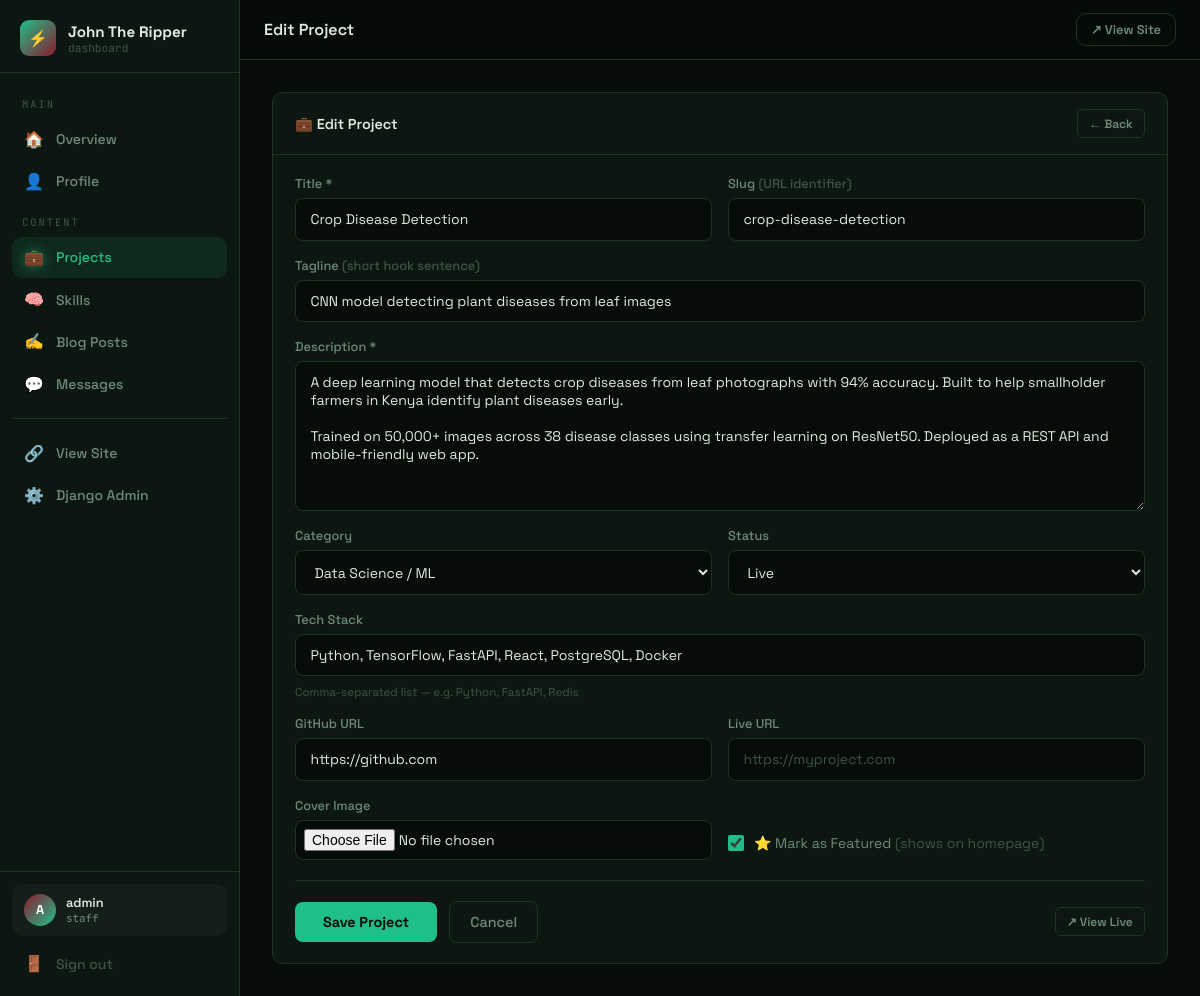
The app's page /dashboard/projects/2/edit/ (signed in) with its own data.
### core/models.py (models this page shows, shortened)
class Profile(models.Model):
    name = models.CharField(max_length=100, default="Your Name")
    tagline = models.CharField(max_length=200, default="Full Stack Developer | Data Scientist")
    bio = models.TextField(default="")
    avatar = models.ImageField(upload_to='profile/', blank=True, null=True)
    resume = models.FileField(upload_to='resume/', blank=True, null=True)
    github = models.URLField(blank=True)
    linkedin = models.URLField(blank=True)
    twitter = models.URLField(blank=True)
    email = models.EmailField(blank=True)
    location = models.CharField(max_length=100, blank=True, default="Nairobi, Kenya")
    years_experience = models.IntegerField(default=0)
    projects_count = models.IntegerField(default=0)
    clients_count = models.IntegerField(default=0)
    class Meta:
        verbose_name = "Profile"

class Project(models.Model):
    STATUS_CHOICES = [
        ('live', 'Live'),
        ('in_progress', 'In Progress'),
        ('archived', 'Archived'),
    ]
    CATEGORY_CHOICES = [
        ('fullstack', 'Full Stack'),
        ('frontend', 'Frontend'),
        ('backend', 'Backend'),
        ('data', 'Data Science / ML'),
        ('mobile', 'Mobile'),
        ('other', 'Other'),
    ]
    title = models.CharField(max_length=200)
    slug = models.SlugField(unique=True)
    tagline = models.CharField(max_length=300, blank=True)
    description = models.TextField()
    category = models.CharField(max_length=20, choices=CATEGORY_CHOICES, default='fullstack')
    status = models.CharField(max_length=20, choices=STATUS_CHOICES, default='live')
    tech_stack = models.CharField(max_length=500, blank=True, help_text="Comma-separated: Django, React, PostgreSQL")
    image = models.ImageField(upload_to='projects/', blank=True, null=True)
    github_url = models.URLField(blank=True)
    live_url = models.URLField(blank=True)
    featured = models.BooleanField(default=False)
    created_at = models.DateTimeField(default=timezone.now)
    updated_at = models.DateTimeField(auto_now=True)
    class Meta:
        ordering = ['-featured', '-created_at']

### core/dashboard_views.py (the view)
    def wrapper(request, *args, **kwargs):
        if not request.user.is_authenticated:
            return redirect(f'/dashboard/login/?next={request.path}')
        if not request.user.is_staff:
            return redirect('/')
        return view_func(request, *args, **kwargs)

### core/forms.py
class ProjectForm(forms.ModelForm):
    class Meta:
        model = Project
        fields = [
            'title', 'slug', 'tagline', 'description', 'category',
            'status', 'tech_stack', 'image', 'github_url', 'live_url',
            'featured',
        ]
        widgets = {
            'description': forms.Textarea(attrs={'rows': 6}),
            'tagline': forms.TextInput(),
            'tech_stack': forms.TextInput(attrs={'placeholder': 'Django, React, PostgreSQL'}),
        }

### core/context_processors.py (called while the page is built)
def site_profile(request):
    profile = Profile.objects.first()
    return {'site_profile': profile}

### core/dashboard_views.py (called while the page is built)
def _staff_required(view_func):
    def wrapper(request, *args, **kwargs):
        if not request.user.is_authenticated:
            return redirect(f'/dashboard/login/?next={request.path}')
        if not request.user.is_staff:
            return redirect('/')
        return view_func(request, *args, **kwargs)
    wrapper.__name__ = view_func.__name__
    return wrapper

def _dash_context(request, **extra):
    unread = ContactMessage.objects.filter(read=False).count()
    ctx = {'unread_count': unread}
    ctx.update(extra)
    return ctx

@_staff_required
def dashboard_project_edit(request, pk):
    project = get_object_or_404(Project, pk=pk)
    form = ProjectForm(request.POST or None, request.FILES or None, instance=project)
    if request.method == 'POST' and form.is_valid():
        form.save()
        messages.success(request, f'Project "{project.title}" updated.')
        return redirect('dashboard_projects')
    ctx = _dash_context(request, form=form, action='Edit', project=project)
    return render(request, 'core/dashboard/project_form.html', ctx)

### core/templates/core/dashboard/project_form.html (shortened to what this page needs)
{% extends 'core/dashboard/base.html' %}
{% block page_title %}{{ action }} Project{% endblock %}
{% block nav_projects %}active{% endblock %}
{% block content %}
<div class="dash-card" style="max-width:900px">
  <div class="dash-card-header">
    <span class="dash-card-title">💼 {{ action }} Project</span>
    <a href="{% url 'dashboard_projects' %}" class="action-btn">← Back</a>
  </div>
  <div class="dash-card-body">
    <form method="POST" enctype="multipart/form-data" novalidate>
      <div class="form-grid">
        <div class="field-group">
          <label class="field-label">Title *</label>
          <input type="text" name="title" value="{{ form.title.value|default:'' }}" class="field-input"
            placeholder="My Awesome Project" required id="titleInput">
        </div>
        <div class="field-group">
          <label class="field-label">Slug <span style="color:var(--text-dim)">(URL identifier)</span></label>
          <input type="text" name="slug" id="slugInput" value="{{ form.slug.value|default:'' }}" class="field-input"
            placeholder="my-awesome-project">
        </div>
        <div class="field-group form-full">
          <label class="field-label">Tagline <span style="color:var(--text-dim)">(short hook sentence)</span></label>
          <input type="text" name="tagline" value="{{ form.tagline.value|default:'' }}" class="field-input"
            placeholder="A one-liner that grabs attention">
        </div>
        <div class="field-group form-full">
          <label class="field-label">Description *</label>
          <textarea name="description" class="field-input" rows="7"
            placeholder="Describe the project in detail...">{{ form.description.value|default:'' }}</textarea>
        </div>
        <div class="field-group">
          <label class="field-label">Category</label>
          <select name="category" class="field-input">
            {% for val, label in form.fields.category.choices %}
            <option value="{{ val }}" {% if form.category.value == val %}selected{% endif %}>{{ label }}</option>
            {% endfor %}
          </select>
        </div>
        <div class="field-group">
          <label class="field-label">Status</label>
          <select name="status" class="field-input">
            {% for val, label in form.fields.status.choices %}
            <option value="{{ val }}" {% if form.status.value == val %}selected{% endif %}>{{ label }}</option>
            {% endfor %}
          </select>
        </div>
        <div class="field-group form-full">
          <label class="field-label">Tech Stack</label>
          <input type="text" name="tech_stack" value="{{ form.tech_stack.value|default:'' }}" class="field-input"
            placeholder="Django, React, PostgreSQL, Docker">
          <p class="field-hint">Comma-separated list — e.g. Python, FastAPI, Redis</p>
        </div>
        <div class="field-group">
          <label class="field-label">GitHub URL</label>
          <input type="url" name="github_url" value="{{ form.github_url.value|default:'' }}" class="field-input"
            placeholder="https://github.com/you/project">
        </div>
        <div class="field-group">
          <label class="field-label">Live URL</label>
          <input type="url" name="live_url" value="{{ form.live_url.value|default:'' }}" class="field-input"
            placeholder="https://myproject.com">
        </div>
        <div class="field-group">
          <label class="field-label">Cover Image</label>
          <input type="file" name="image" class="field-input" accept="image/*" style="padding:0.5rem">
        </div>
        <div class="field-group" style="align-self:end">
          <label class="field-check">
            <input type="checkbox" name="featured" {% if form.featured.value %}checked{% endif %}>
            <span>⭐ Mark as Featured <span style="color:var(--text-dim)">(shows on homepage)</span></span>
          </label>
        </div>
      </div>
      <div class="form-actions">
        <button type="submit" class="btn-save">Save Project</button>
        <a href="{% url 'dashboard_projects' %}" class="btn-cancel">Cancel</a>
        {% if project %}
        <a href="/projects/{{ project.slug }}/" target="_blank" class="action-btn" style="margin-left:auto">↗ View Live</a>
        {% endif %}
      </div>
    </form>
  </div>
</div>
{% endblock %}

### core/templates/core/dashboard/base.html (shortened to what this page needs)
<!DOCTYPE html>
<html lang="en">
<head>
  {% load static %}
</head>
<body>
<div class="dash-layout">
  <aside class="dash-sidebar" id="dashSidebar">
    <div class="sidebar-brand">
      <div class="sidebar-brand-icon">⚡</div>
      <div class="sidebar-brand-text">
        <div class="sidebar-brand-name">{{ site_profile.name|default:"Portfolio" }}</div>
        <div class="sidebar-brand-sub">dashboard</div>
      </div>
    </div>
    <nav class="sidebar-nav">
      <p class="sidebar-section-label">Main</p>
      <a href="{% url 'dashboard_home' %}" class="sidebar-link {% block nav_home %}{% endblock %}">
        <span class="s-icon">🏠</span> Overview
      </a>
      <a href="{% url 'dashboard_profile' %}" class="sidebar-link {% block nav_profile %}{% endblock %}">
        <span class="s-icon">👤</span> Profile
      </a>
      <p class="sidebar-section-label">Content</p>
      <a href="{% url 'dashboard_projects' %}" class="sidebar-link {% block nav_projects %}{% endblock %}">
        <span class="s-icon">💼</span> Projects
      </a>
      <a href="{% url 'dashboard_skills' %}" class="sidebar-link {% block nav_skills %}{% endblock %}">
        <span class="s-icon">🧠</span> Skills
      </a>
      <a href="{% url 'dashboard_blog' %}" class="sidebar-link {% block nav_blog %}{% endblock %}">
        <span class="s-icon">✍️</span> Blog Posts
      </a>
      <a href="{% url 'dashboard_messages' %}" class="sidebar-link {% block nav_messages %}{% endblock %}">
        <span class="s-icon">💬</span> Messages
      </a>
      <div class="sidebar-divider"></div>
      <a href="/" target="_blank" class="sidebar-link">
        <span class="s-icon">🔗</span> View Site
      </a>
      {% if request.user.is_superuser %}
      <a href="/admin/" class="sidebar-link">
        <span class="s-icon">⚙️</span> Django Admin
      </a>
      {% endif %}
    </nav>
    <div class="sidebar-footer">
      <div class="user-card">
        <div class="user-avatar">{{ request.user.username|first|upper }}</div>
        <div>
          <div class="user-name">{{ request.user.username }}</div>
          <div class="user-role">staff</div>
        </div>
      </div>
      <a href="{% url 'dashboard_logout' %}" class="sidebar-link" style="margin-top:0.5rem;color:var(--text-dim)">
        <span class="s-icon">🚪</span> Sign out
      </a>
    </div>
  </aside>
  <div class="dash-main">
    <header class="dash-topbar">
      <div class="topbar-left">
        <span class="page-title">{% block page_title %}Dashboard{% endblock %}</span>
      </div>
      <div class="topbar-right">
        <a href="/" target="_blank" class="topbar-btn topbar-btn-outline">↗ View Site</a>
      </div>
    </header>
    <div class="dash-content">
      {% block content %}{% endblock %}
    </div>
  </div>
</div>
</body>
</html>

### records on screen
Profile: name "John The Ripper"
Project: title "Crop Disease Detection", slug "crop-disease-detection", tagline "CNN model detecting plant diseases from leaf images", description "A deep learning model that detects crop diseases from leaf photographs with 94% accuracy. Built to help smallholder farmers in Kenya identify plant diseases early. Trained on 50,000+ images across 38 disease classes using transfer learning on ResNet50. Deployed as a REST API and mobile-friendly web app.", category "Data Science / ML", status "Live", tech_stack "Python, TensorFlow, FastAPI, React, PostgreSQL, Docker", github_url "https://github.com"

### other values on screen
{{ request.user.username|first|upper }} "A"
{{ request.user.username }} "admin"
{{ action }} "Edit"
